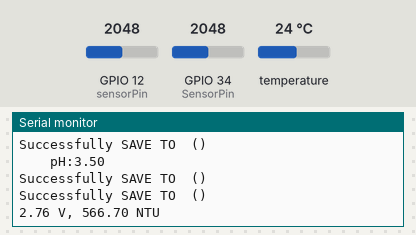
The sketch below on a simulated ESP32. On the bench: the last lines printed to the serial monitor. The inputs (shaded band) are chosen by the test bench; at power-on: temperature 24 °C, GPIO 12 (sensorPin) = 2048, GPIO 34 (SensorPin) = 2048. WiFi joins after 1.5 s; servers stay silent unless stated; the local clock reads 2024-03-15 10:24:30 at power-on unless the sketch sets it.

Above: at 3.2 s.
3.3 s: temperature set to 12 °C
At 4.5 s:
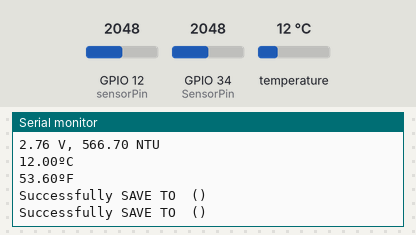
5.0 s: GPIO 12 (sensorPin) set to 1960
At 6.08 s:
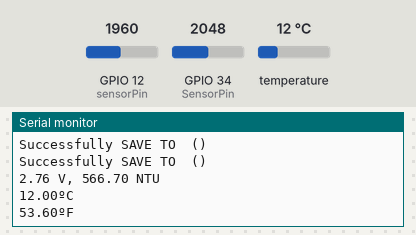
6.5 s: GPIO 34 (SensorPin) set to 1960
At 7.33 s:
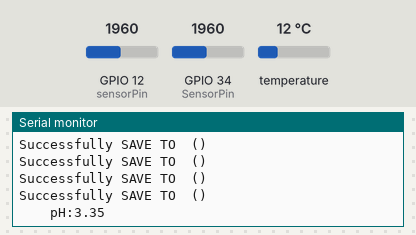
8.0 s: temperature set to 19 °C
At 9.1 s:
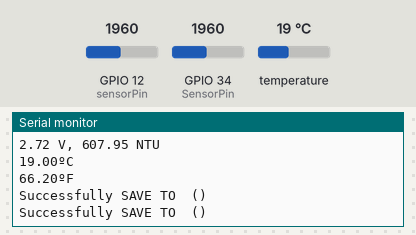
9.5 s: GPIO 12 (sensorPin) set to 2040
At 10.5 s:
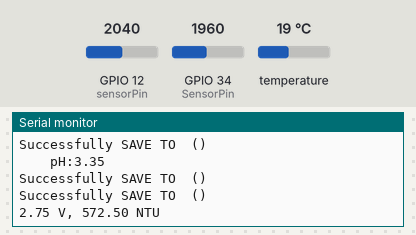
11.0 s: GPIO 34 (SensorPin) set to 2040
At 12.07 s:
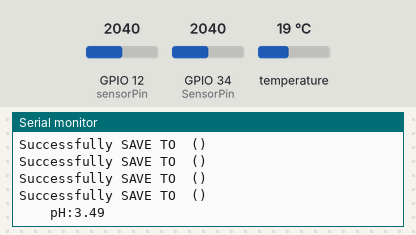
Timing chart, 0 to 13.5 s (numbered marks = the images above; inputs shaded):
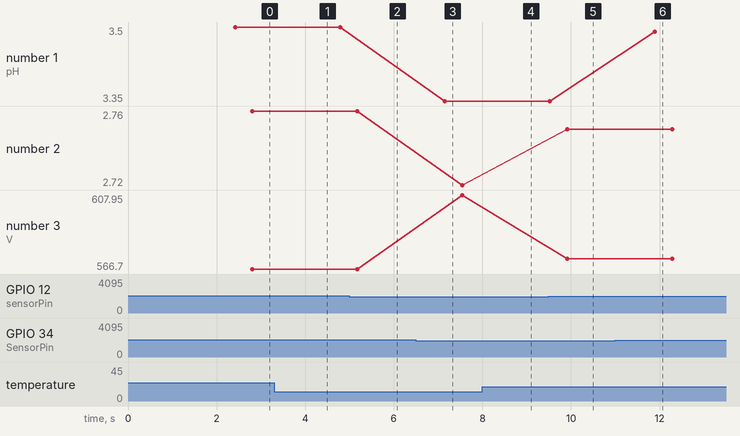

Measured:
- after the input at 3.3 s, the serial monitor: prints a new line after 0.29 s (image 1)
- after the input at 6.5 s, the serial monitor: prints a new line after 0.66 s (image 3)
- after the input at 8.0 s, the serial monitor: prints a new line after 0.32 s (image 4)
- after the input at 9.5 s, the serial monitor: prints a new line after 0.41 s (image 5)
- after the input at 11.0 s, the serial monitor: prints a new line after 0.89 s (image 6)
- plotted number 1: 3.5 → 3.35 after the input at 6.5 s, 3.35 → 3.49 after the input at 11.0 s
- plotted number 2: 2.72 → 2.75 after the input at 9.5 s
- plotted number 3: 607.95 → 572.5 after the input at 9.5 s

The sketch:

final_merge_with_firebase.ino
```cpp
// firebase
#include <WiFi.h>
#include <ArduinoJson.h>
#include <Arduino.h>
#include <Firebase_ESP_Client.h>

#include "time.h"

//Provide the token generation process info.
#include "addons/TokenHelper.h"
//Provide the RTDB payload printing info and other helper functions.
#include "addons/RTDBHelper.h"

// Insert your network credentials
#define WIFI_SSID "Md. Latifur's iPhone"
#define WIFI_PASSWORD "iPhone654123"

// Insert Firebase project API Key
#define API_KEY "AIzaSyBAmPVqs7Zrv7JJXhKixDe4j1LIRDio7Zg"

// Insert Authorized Email and Corresponding Password
#define USER_EMAIL "duetianmehedishuvo@gmail.com"
#define USER_PASSWORD "123456"

// Insert RTDB URLefine the RTDB URL
#define DATABASE_URL "kasem-sir-default-rtdb.firebaseio.com"

// Define Firebase objects
FirebaseData fbdo;
FirebaseAuth auth;
FirebaseConfig config;


// Variable to save USER UID
String uid;

// Database main path (to be updated in setup with the user UID)
String databasePath;
// Database child nodes
String tempPath = "/temperature";
String timePath = "/timestamp";


int timestamp;
FirebaseJson json;

const char* ntpServer = "pool.ntp.org";
// Timer variables (send new readings every three minutes)
unsigned long sendDataPrevMillis = 0;
unsigned long timerDelay = 180000;

// Initialize WiFi
void initWiFi() {
  WiFi.begin(WIFI_SSID, WIFI_PASSWORD);
  Serial.print("Connecting to WiFi ..");
  while (WiFi.status() != WL_CONNECTED) {
    Serial.print('.');
    delay(1000);
  }
  Serial.println(WiFi.localIP());
  Serial.println();
}

// for PH

#include <WiFi.h>
#include <ArduinoJson.h>
#define SensorPin 34          // the pH meter Analog output is connected with the Arduino’s Analog
unsigned long int avgValue;  //Store the average value of the sensor feedback
float b;
int buf[10], temp;
long previousMillis = 0;
int interval = 5000; // 5 seconds

// for Turbitary
int sensorPin = 12;
float volt;
float ntu;

// for temperature

#include <OneWire.h>
#include <DallasTemperature.h>
const int oneWireBus = 13;
OneWire oneWire(oneWireBus);
DallasTemperature sensors(&oneWire);

String parentPath;

unsigned long getTime() {
  time_t now;
  struct tm timeinfo;
  if (!getLocalTime(&timeinfo)) {
    //Serial.println("Failed to obtain time");
    return (0);
  }
  time(&now);
  return now;
}

void setup() {
  Serial.begin(9600);

  initWiFi();
  configTime(0, 0, ntpServer);
  config.api_key = API_KEY;
  auth.user.email = USER_EMAIL;
  auth.user.password = USER_PASSWORD;
  config.database_url = DATABASE_URL;

  Firebase.reconnectWiFi(true);
  fbdo.setResponseSize(4096);
  config.token_status_callback = tokenStatusCallback; //see addons/TokenHelper.h

  config.max_token_generation_retry = 5;
  Firebase.begin(&config, &auth);
  Serial.println("Getting User UID");
  while ((auth.token.uid) == "") {
    Serial.print('.');
    delay(1000);
  }

  sensors.begin();
}

void loop() {


  timestamp = getTime();
  parentPath = "/device1/" + String(timestamp) + "/";

  phFunction();
  turbitaryFunction();
  temperatureFunction();

  delay(500);
}


void phFunction()
{
  for (int i = 0; i < 10; i++) //Get 10 sample value from the sensor for smooth the value
  {
    buf[i] = analogRead(SensorPin);
    delay(10);
  }
  for (int i = 0; i < 9; i++) //sort the analog from small to large
  {
    for (int j = i + 1; j < 10; j++)
    {
      if (buf[i] > buf[j])
      {
        temp = buf[i];
        buf[i] = buf[j];
        buf[j] = temp;
      }
    }
  }
  avgValue = 0;
  for (int i = 2; i < 8; i++)               //take the average value of 6 center sample
    avgValue += buf[i];

  if (Firebase.RTDB.setInt(&fbdo, parentPath + "ph_voltage", avgValue)) {
    Serial.println("Successfully SAVE TO " + fbdo.dataPath() + " (" + fbdo.dataType() + ")");
  } else {
    Serial.println("FAILED : \n" + fbdo.errorReason());
  }

  float phValue = (float)avgValue * 5.0 / 1024 / 6; //convert the analog into millivolt
  phValue = (3.5 * phValue) / 10;                //convert the millivolt into pH value

  if (Firebase.RTDB.setFloat(&fbdo, parentPath + "ph_value", phValue)) {
    Serial.println("Successfully SAVE TO " + fbdo.dataPath() + " (" + fbdo.dataType() + ")");
  } else {
    Serial.println("FAILED : \n" + fbdo.errorReason());
  }


  Serial.print("    pH:");
  Serial.print(phValue, 2);
  Serial.println(" ");
}


void turbitaryFunction() {
  volt = 0;
  for (int i = 0; i < 800; i++) {
    volt += ((float)analogRead(sensorPin) / 4096) * 3.3; // Conversion for 3.3V, as ESP has a 12-bit ADC
  }


  volt = volt / 800;
  volt = round_to_dp(volt, 2);

  // Transformation of voltage values
  volt = mapf(volt, 0.0, 3.3, 1.83, 3.68); // Mapping actual voltage to the required range

  ntu = 493.17 * pow(volt, 2) - 3749.1 * volt + 7152.3; // Calculating NTU using the provided quadratic equation

  // Limiting the NTU value between 0 and 2000
  if (ntu < 0) {
    ntu = 0;
  } else if (ntu > 2000) {
    ntu = 2000;
  }

  if (Firebase.RTDB.setInt(&fbdo, parentPath + "turbidity_voltage", volt)) {
    Serial.println("Successfully SAVE TO " + fbdo.dataPath() + " (" + fbdo.dataType() + ")");
  } else {
    Serial.println("FAILED : \n" + fbdo.errorReason());
  }

  if (Firebase.RTDB.setFloat(&fbdo, parentPath + "turbidity_value", ntu)) {
    Serial.println("Successfully SAVE TO " + fbdo.dataPath() + " (" + fbdo.dataType() + ")");
  } else {
    Serial.println("FAILED : \n" + fbdo.errorReason());
  }


  Serial.print(volt);
  Serial.print(" V, ");
  Serial.print(ntu);
  Serial.println(" NTU");

}

float round_to_dp(float in_value, int decimal_place) {
  float multiplier = powf(10.0f, decimal_place);
  in_value = roundf(in_value * multiplier) / multiplier;
  return in_value;
}

float mapf(float x, float in_min, float in_max, float out_min, float out_max) {
  return (x - in_min) * (out_max - out_min) / (in_max - in_min) + out_min; // Mapping function for float values
}

void temperatureFunction() {
  sensors.requestTemperatures();
  float temperatureC = sensors.getTempCByIndex(0);
  float temperatureF = sensors.getTempFByIndex(0);
  Serial.print(temperatureC);
  Serial.println("ºC");
  Serial.print(temperatureF);
  Serial.println("ºF");

  if (Firebase.RTDB.setFloat(&fbdo, parentPath + "temp_c", temperatureC)) {
    Serial.println("Successfully SAVE TO " + fbdo.dataPath() + " (" + fbdo.dataType() + ")");
  } else {
    Serial.println("FAILED : \n" + fbdo.errorReason());
  }

  if (Firebase.RTDB.setFloat(&fbdo, parentPath + "temp_f", temperatureF)) {
    Serial.println("Successfully SAVE TO " + fbdo.dataPath() + " (" + fbdo.dataType() + ")");
  } else {
    Serial.println("FAILED : \n" + fbdo.errorReason());
  }
}
```
